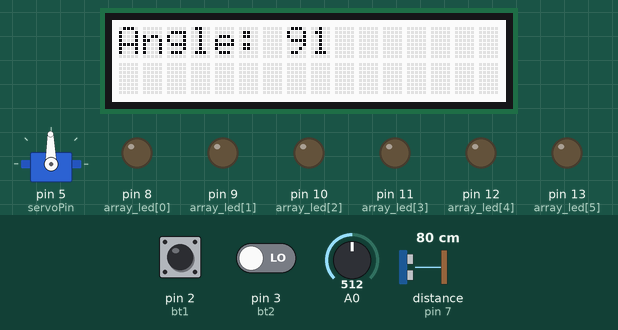
The sketch below on a simulated Arduino Uno, built with avr-gcc and run on an emulated ATmega328P. Parts: servo, 16×2 character LCD, output pins drawn as LEDs (lit = HIGH). Wiring (inferred from the names in the program): ultrasonic range finder: trigger pin 6; echo pin 7. The inputs (shaded band) are chosen by the test bench; at power-on: distance to the obstacle (sensor on pin 7) 80 cm, A0 = 512, pin 2 (bt1) HIGH, pin 3 (bt2) LOW. The echo pulse lasts 58.3 µs per cm; pins used as bus, display or sensor lines are not drawn; what the sketch prints to the serial monitor is not drawn.

Above: at 1.2 s.
1.3 s: distance to the obstacle (sensor on pin 7) set to 46 cm
2.8 s: distance to the obstacle (sensor on pin 7) set to 38 cm
At 3.64 s:
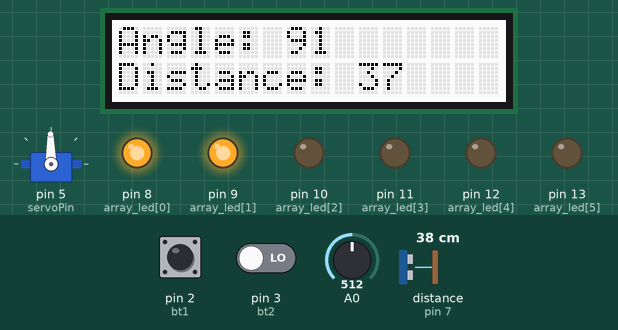
At 4.91 s:
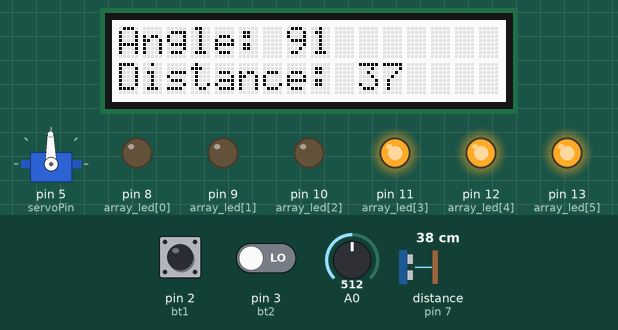
5.3 s: distance to the obstacle (sensor on pin 7) set to 168 cm
At 6.8 s:
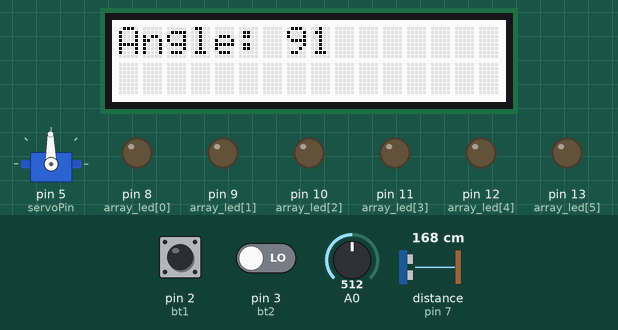
8.3 s: distance to the obstacle (sensor on pin 7) set to 2 cm
At 8.71 s:
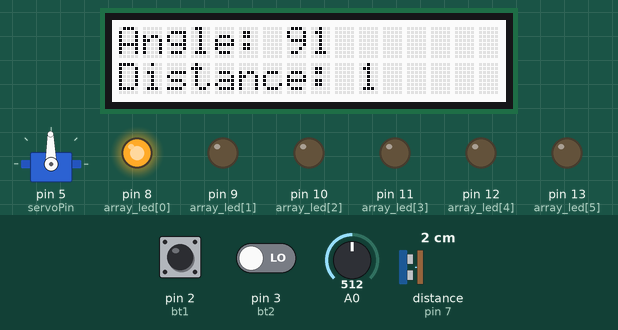
11.3 s: A0 set to 122
12.8 s: A0 set to 511
Timing chart, 0 to 15.3 s (numbered marks = the images above; inputs shaded):
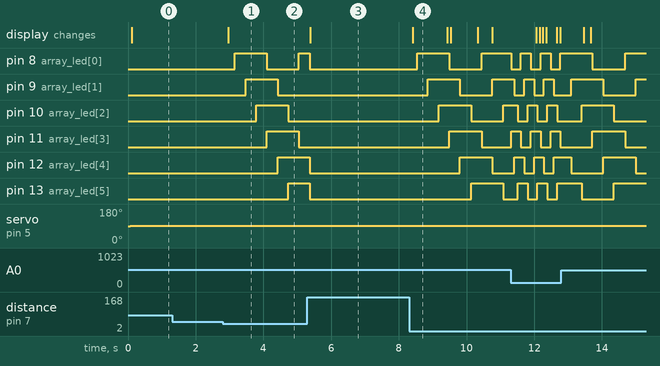

Measured:
- the behaviour switches between 41 and 40 cm on distance to the obstacle (sensor on pin 7) (found by bisection; images 0 and 1)
- after the input at 1.3 s, every drawn part: stays the same
- after the input at 2.8 s, pin 8 (array_led[0]): LOW → HIGH after 0.36 s, → LOW 0.94 s later, → HIGH 0.95 s later; pin 9 (array_led[1]): LOW → HIGH after 0.67 s, → LOW 0.95 s later
- after the input at 5.3 s, pin 9 (array_led[1]): stops changing and stays LOW; pin 10 (array_led[2]): stays LOW (without the input it goes to HIGH after 0.39 s); pin 11 (array_led[3]): stays LOW (without the input it goes to HIGH after 0.71 s); pin 12 (array_led[4]): goes on until 5.4 s, then stays LOW; the display: changes after 0.08 s (image 3)
- after the input at 8.3 s, pin 8 (array_led[0]): LOW → HIGH after 0.24 s, → LOW 0.95 s later, → HIGH 0.96 s later; pin 9 (array_led[1]): LOW → HIGH after 0.56 s, → LOW 0.95 s later, → HIGH 0.96 s later
- what the display in image 4 shows lasts 1.0 s, from 8.4 s to 9.4 s

The sketch:

rada_cuoi_ky.ino
```cpp
#include <Wire.h>
#include <Servo.h>
#include "rgb_lcd.h"


// Các chân kết nối cho cảm biến siêu âm
#define trigPin 6
#define echoPin 7

// Các chân kết nối bt1, bt2, bt3
#define bt1 2
#define bt2 3
#define bt3 4

// Chân điều khiển động cơ servo
#define servoPin 5

// Biến để lưu trữ thời gian và khoảng cách đo được
long duration;
int distance ;

// Biến để điều khiển góc quay của servo
int angle = 90;
int direction = 1; // Hướng quay của servo (-1, 0, 1)
float dl = 15; // Thời gian chờ giữa các góc quay của servo

// Biến để kiểm soát trạng thái của LED và mảng chứa các chân LED
bool led_on = true;
int array_led[] = {8,9,10,11,12,13};
int length_arr = 6;  // độ dài mảng bên trên. vậy đi cho nhanh
int index_led = 0;
int index_led_old = 0;

// các biến để hẹn giờ
unsigned long current_time;
unsigned long time1=0;
unsigned long time2=0;
unsigned long time3=0;
unsigned long time4=0;
unsigned long time5=0;

// Khởi tạo đối tượng cho màn hình LCD và servo motor
Servo myservo;
rgb_lcd lcd;

// Hàm đo khoảng cách sử dụng cảm biến siêu âm
int calculateDistance()
{
  digitalWrite(trigPin,LOW);
  delayMicroseconds(2);
  digitalWrite(trigPin,HIGH);
  delayMicroseconds(10);
  digitalWrite(trigPin,LOW);
  duration = pulseIn(echoPin, HIGH);
  distance = duration*0.034/2;
  return distance;
}

void rada(){
  // Cập nhật góc quay của servo, đo khoảng cách và hiển thị thông tin
  calculateAngle();
  myservo.write(angle);
  calculateDistance();
  Serial.print(angle);
  Serial.print(",");
  Serial.println(distance);
  // display();
  if (distance<40){
    led_on = true;
  }
  else{
    led_on = false;
  }
}

// Hàm tính toán góc quay của servo
void calculateAngle(){
  angle = angle + direction;
  if (angle > 165){
    angle = 165;
    direction = -1;
  }
  if (angle < 15){
    angle = 15;
    direction = 1;
  }
}

// Hàm hiển thị thông tin lên màn hình LCD
void display(){
  lcd.clear();
  lcd.print("Angle: ");
  lcd.print(angle);
  if (distance<40){
    lcd.setCursor(0,1);
    lcd.print("Distance: ");
    lcd.print(distance);
  }
}

// Hàm tính toán và cập nhật thời gian chờ giữa các góc quay của servo
void calculateSpeed(){
  float v = analogRead(A0);
  v = (v/1023)*285;
  dl = int(15 + v);
}

// Hàm xử lý nút bấm
void button(){
  if (digitalRead(bt1)==0 && digitalRead(bt3)==0){
    direction = 0;
  }
  else if (digitalRead(bt2)==0){
    direction = 0;
  }
  else if (digitalRead(bt1)==0){
    direction = -1;
  }
  else if (digitalRead(bt3)==0){
    direction = 1;
  }
}

// Hàm hiển thị led khi có vật cản
void led(int array_led[]){
  if (led_on){
    if (index_led==length_arr){
      index_led = 0;
    }
    index_led_old = index_led - 3;
    if (index_led_old<0){
      index_led_old = length_arr+index_led_old;
    }
    digitalWrite(array_led[index_led],HIGH);
    digitalWrite(array_led[index_led_old],LOW);
    index_led = index_led + 1;
  }
  else{
    for (int i=0; i<length_arr; i++){
      digitalWrite(array_led[i],LOW);
    }
    index_led=0;
    index_led_old=0;
  }
}

// Hàm để hẹn giờ
bool Timer(unsigned long *time, int wait){
  current_time = millis();
  if (current_time-*time>wait){
    *time = current_time;
    return true;
  }
  else{
    return false;
  }
}


void setup()
{
  // Khởi tạo chân kết nối và servo motor
  pinMode(trigPin , OUTPUT);
  pinMode(echoPin, INPUT);
  pinMode(bt1, INPUT);
  pinMode(bt2, INPUT);
  pinMode(bt3, INPUT);
  for (int i=0; i<length_arr; i++){
    pinMode(array_led[i] , OUTPUT);
  }
  myservo.attach(servoPin);
  Serial.begin(9600);
  // Khởi tạo màn hình LCD và bộ đếm thời gian
  lcd.begin(16,2);
  lcd.clear();
}

void loop()
{
  // Không dùng delay nhé
  if (Timer(&time1, dl)){
    rada();
  }
  if (Timer(&time2, 30)){
    button();
  }
  if (Timer(&time3, 50)){
    calculateSpeed();
  }
  if (Timer(&time4, 100)){
    display();
  }
  if (Timer(&time5, 2*dl)){
    led(array_led);
  }
}
```
